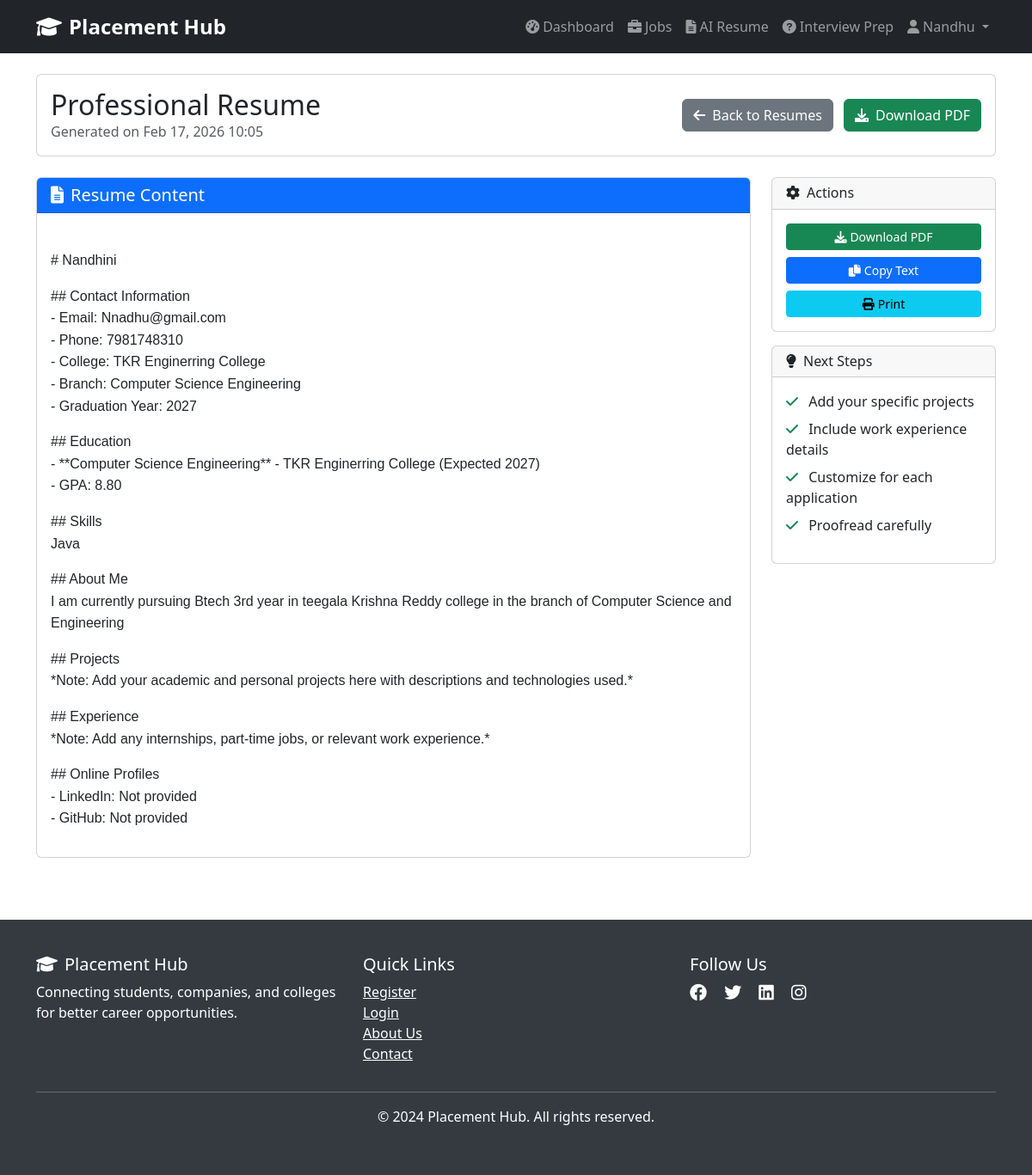
The page /ai-tools/resume/6/ (signed in) on the database its author committed.
### accounts/models.py (models this page shows, shortened)
class User(AbstractUser):
    ROLE_CHOICES = [
        ('student', 'Student'),
        ('company', 'Company'),
        ('college', 'College'),
    ]
    role = models.CharField(max_length=10, choices=ROLE_CHOICES, default='student')
    phone = models.CharField(max_length=15, blank=True, null=True)
    is_verified = models.BooleanField(default=False)
    created_at = models.DateTimeField(auto_now_add=True)
    updated_at = models.DateTimeField(auto_now=True)
    @property
    def is_student(self):
        return self.role == 'student'

### ai_tools/models.py (models this page shows, shortened)
class Resume(models.Model):
    student = models.ForeignKey('students.StudentProfile', on_delete=models.CASCADE, related_name='ai_resumes')
    title = models.CharField(max_length=200)
    content = models.TextField()
    generated_at = models.DateTimeField(auto_now_add=True)
    is_active = models.BooleanField(default=True)

### ai_tools/views.py (the view)
# urls.py: path('resume/<int:resume_id>/', views.resume_detail, name='resume_detail'),
@login_required
def resume_detail(request, resume_id):
    if not request.user.is_student:
        return redirect('accounts:login')
    try:
        student_profile = request.user.student_profile
    except StudentProfile.DoesNotExist:
        return redirect('students:profile_complete')
    resume = get_object_or_404(Resume, id=resume_id, student=student_profile)
    return render(request, 'ai_tools/resume_detail.html', {
        'student_profile': student_profile,
        'resume': resume
    })

### templates/ai_tools/resume_detail.html (shortened to what this page needs)
{% extends 'base.html' %}
{% block content %}
<div class="container py-4">
    <div class="row mb-4">
        <div class="col-12">
            <div class="card">
                <div class="card-body d-flex justify-content-between align-items-center">
                    <div>
                        <h2 class="mb-0">{{ resume.title }}</h2>
                        <p class="text-muted mb-0">Generated on {{ resume.generated_at|date:"M d, Y H:i" }}</p>
                    </div>
                    <div>
                        <a href="{% url 'ai_tools:resume_list' %}" class="btn btn-secondary me-2">
                            <i class="fas fa-arrow-left me-2"></i>Back to Resumes
                        </a>
                        <button class="btn btn-success" onclick="downloadResume()">
                            <i class="fas fa-download me-2"></i>Download PDF
                        </button>
                    </div>
                </div>
            </div>
        </div>
    </div>
    <div class="row">
        <div class="col-md-9">
            <div class="card">
                <div class="card-header bg-primary text-white">
                    <h5 class="mb-0"><i class="fas fa-file-alt me-2"></i>Resume Content</h5>
                </div>
                <div class="card-body">
                    <div class="resume-content" style="font-family: Arial, sans-serif; line-height: 1.6;">
                        {{ resume.content|linebreaks }}
                    </div>
                </div>
            </div>
        </div>
        <div class="col-md-3">
            <div class="card mb-3">
                <div class="card-header">
                    <h6 class="mb-0"><i class="fas fa-cog me-2"></i>Actions</h6>
                </div>
                <div class="card-body">
                    <div class="d-grid gap-2">
                        <button class="btn btn-success btn-sm" onclick="downloadResume()">
                            <i class="fas fa-download me-1"></i>Download PDF
                        </button>
                        <button class="btn btn-primary btn-sm" onclick="copyToClipboard()">
                            <i class="fas fa-copy me-1"></i>Copy Text
                        </button>
                        <button class="btn btn-info btn-sm" onclick="printResume()">
                            <i class="fas fa-print me-1"></i>Print
                        </button>
                    </div>
                </div>
            </div>
            <div class="card">
                <div class="card-header">
                    <h6 class="mb-0"><i class="fas fa-lightbulb me-2"></i>Next Steps</h6>
                </div>
                <div class="card-body">
                    <ul class="list-unstyled">
                        <li class="mb-2">
                            <i class="fas fa-check text-success me-2"></i>
                            Add your specific projects
                        </li>
                        <li class="mb-2">
                            <i class="fas fa-check text-success me-2"></i>
                            Include work experience details
                        </li>
                        <li class="mb-2">
                            <i class="fas fa-check text-success me-2"></i>
                            Customize for each application
                        </li>
                        <li class="mb-0">
                            <i class="fas fa-check text-success me-2"></i>
                            Proofread carefully
                        </li>
                    </ul>
                </div>
            </div>
        </div>
    </div>
</div>
{% endblock %}

### templates/base.html (shortened to what this page needs)
<!DOCTYPE html>
<html lang="en">
<head>
    <link href="https://cdn.jsdelivr.net/npm/bootstrap@5.3.0/dist/css/bootstrap.min.css" rel="stylesheet">
    <link href="https://cdnjs.cloudflare.com/ajax/libs/font-awesome/6.0.0/css/all.min.css" rel="stylesheet">
</head>
<body>
    <nav class="navbar navbar-expand-lg navbar-dark bg-dark">
        <div class="container">
            <a class="navbar-brand" href="{% url 'landing_page' %}">
                <i class="fas fa-graduation-cap me-2"></i>Placement Hub
            </a>
            <div class="collapse navbar-collapse" id="navbarNav">
                <ul class="navbar-nav ms-auto">
                    {% if user.is_authenticated %}
                        {% if user.is_student %}
                            <li class="nav-item">
                                <a class="nav-link" href="{% url 'students:dashboard' %}">
                                    <i class="fas fa-tachometer-alt me-1"></i>Dashboard
                                </a>
                            </li>
                            <li class="nav-item">
                                <a class="nav-link" href="{% url 'students:job_listings' %}">
                                    <i class="fas fa-briefcase me-1"></i>Jobs
                                </a>
                            </li>
                            <li class="nav-item">
                                <a class="nav-link" href="{% url 'ai_tools:resume_builder' %}">
                                    <i class="fas fa-file-alt me-1"></i>AI Resume
                                </a>
                            </li>
                            <li class="nav-item">
                                <a class="nav-link" href="{% url 'ai_tools:interview_preparation' %}">
                                    <i class="fas fa-question-circle me-1"></i>Interview Prep
                                </a>
                            </li>
                        {% endif %}
                        <li class="nav-item dropdown">
                            <a class="nav-link dropdown-toggle" href="#" role="button" data-bs-toggle="dropdown">
                                <i class="fas fa-user me-1"></i>{{ user.username }}
                            </a>
                        </li>
                    {% endif %}
                </ul>
            </div>
        </div>
    </nav>
    {% block content %}{% endblock %}
    <footer class="footer mt-5">
        <div class="container">
            <div class="row">
                <div class="col-md-4">
                    <h5><i class="fas fa-graduation-cap me-2"></i>Placement Hub</h5>
                    <p>Connecting students, companies, and colleges for better career opportunities.</p>
                </div>
                <div class="col-md-4">
                    <h5>Quick Links</h5>
                    <ul class="list-unstyled">
                        <li><a href="{% url 'accounts:register' %}" class="text-white">Register</a></li>
                        <li><a href="{% url 'accounts:login' %}" class="text-white">Login</a></li>
                        <li><a href="#" class="text-white">About Us</a></li>
                        <li><a href="#" class="text-white">Contact</a></li>
                    </ul>
                </div>
                <div class="col-md-4">
                    <h5>Follow Us</h5>
                    <div>
                        <a href="#" class="text-white me-3"><i class="fab fa-facebook fa-lg"></i></a>
                        <a href="#" class="text-white me-3"><i class="fab fa-twitter fa-lg"></i></a>
                        <a href="#" class="text-white me-3"><i class="fab fa-linkedin fa-lg"></i></a>
                        <a href="#" class="text-white"><i class="fab fa-instagram fa-lg"></i></a>
                    </div>
                </div>
            </div>
            <hr class="bg-white">
            <div class="text-center">
                <p>&copy; 2024 Placement Hub. All rights reserved.</p>
            </div>
        </div>
    </footer>
</body>
</html>

### templates/base.html (style rules this page uses)
.navbar-brand { font-weight: bold; font-size: 1.5rem; }
.footer { background-color: #343a40; color: white; padding: 40px 0; }

### rows shown on the page
User: username "Nandhu"
Resume: title "Professional Resume", generated_at "Feb 17, 2026 10:05", content "# Nandhini ## Contact Information - Email: Nnadhu@gmail.com - Phone: 7981748310 - College: TKR Enginerring College - Branch: Computer Science Engineering - Graduation Year: 2027 ## Education - **Computer Science Engineering** - TKR Enginerring College (Expected 2027) - GPA: 8.80 ## Skills Java ## About Me I am currently pursuing Btech 3rd year in teegala Krishna Reddy college in the branch of Computer Science and Engineering ## Projects *Note: Add your academic and personal projects here with descriptions and technologies used.* ## Experience *Note: Add any internships, part-time jobs, or relevant work experience.* ## Online Profiles - LinkedIn: Not provided - GitHub: Not provided"
